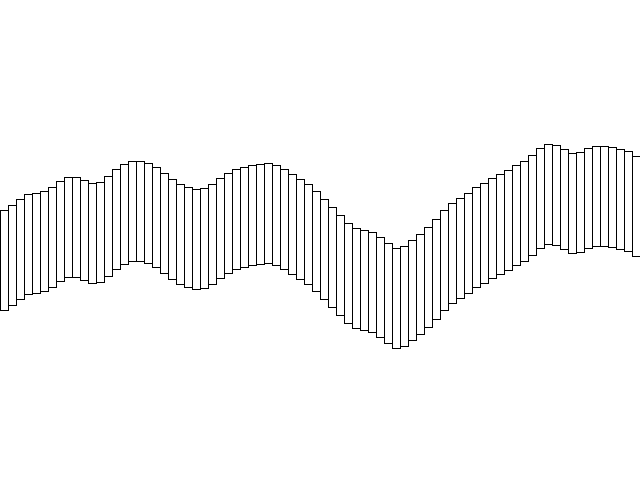
Frame 1 (no input)
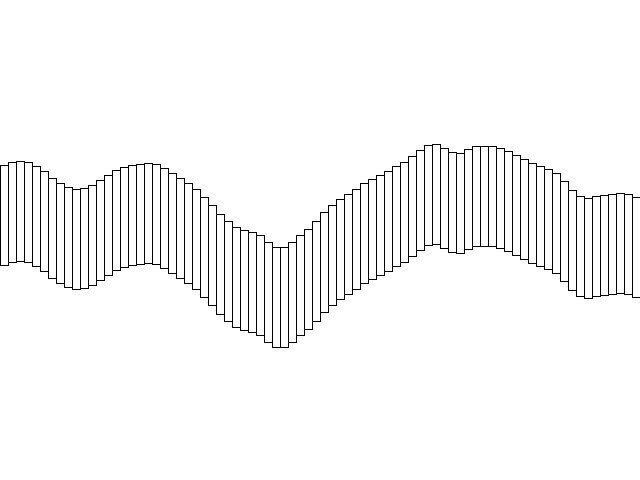
Frame 60 (the mouse pressed at the canvas centre just before this capture)
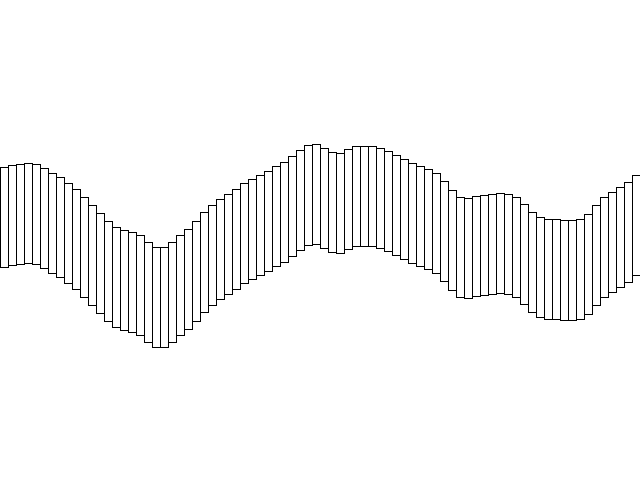
Frame 120 (the mouse held since frame 60 and released just before this capture)

The Processing sketch that drew these frames (run headless with seeded random() and noise(); from frame 60 on, the mouse is pressed at the canvas centre):

// Processing sketch: Jan_27
// ── Jan_27.pde
int rectWidth = 8;
float speed = .01;

void setup() {
  size(640, 480);
  rectMode(CENTER);

  //for (int i = 0; i < 10; i++) {
  //  println(i);
  //}

  //int i = 0;
  //while (i < 10) {
  //  println(i);
  //  i++;
  //}
}

void draw() {
  background(255);
  for (int x = rectWidth/2; x < width; x+=rectWidth) {
    float y = height/2;
    // y += random(-10, 10); // Can take 2 params. [a, b)
    float noiseValue = noise(frameCount * speed + x*0.005);
    noiseValue -= .5;
    noiseValue *= 200;
    y += noiseValue;
    rect(x, y, rectWidth, 100);
  }
  // noLoop();
}

void keyPressed() {
  if (key == ' ') {
    loop();
    println(noise(frameCount));
  }
}
